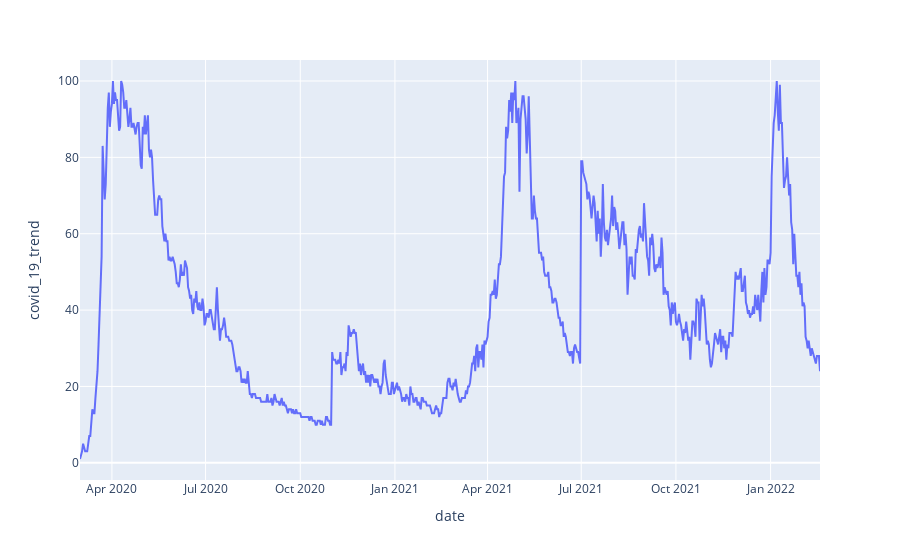

Here is the notebook cell this chart was saved with:
### Code cell
fig = px.line(covid_data2, x='date', y='covid_19_trend')
fig.show()

### Figure 1 — Plotly figure (JSON) as saved in the notebook; plotly's stock layout.template omitted (floating-point values rounded to 4 significant figures; data arrays with more than 128 entries replaced by an {"elided": "..."} marker saying what was removed)
{"data": [{"hovertemplate": "date=%{x}<br>covid_19_trend=%{y}<extra></extra>", "legendgroup": "", "line": {"color": "#636efa", "dash": "solid"}, "marker": {"symbol": "circle"}, "mode": "lines", "name": "", "orientation": "v", "showlegend": false, "type": "scatter", "x": {"elided": "720 str values"}, "xaxis": "x", "y": {"elided": "720 int values"}, "yaxis": "y"}], "layout": {"legend": {"tracegroupgap": 0}, "margin": {"t": 60}, "xaxis": {"anchor": "y", "domain": [0, 1], "title": {"text": "date"}}, "yaxis": {"anchor": "x", "domain": [0, 1], "title": {"text": "covid_19_trend"}}}}
